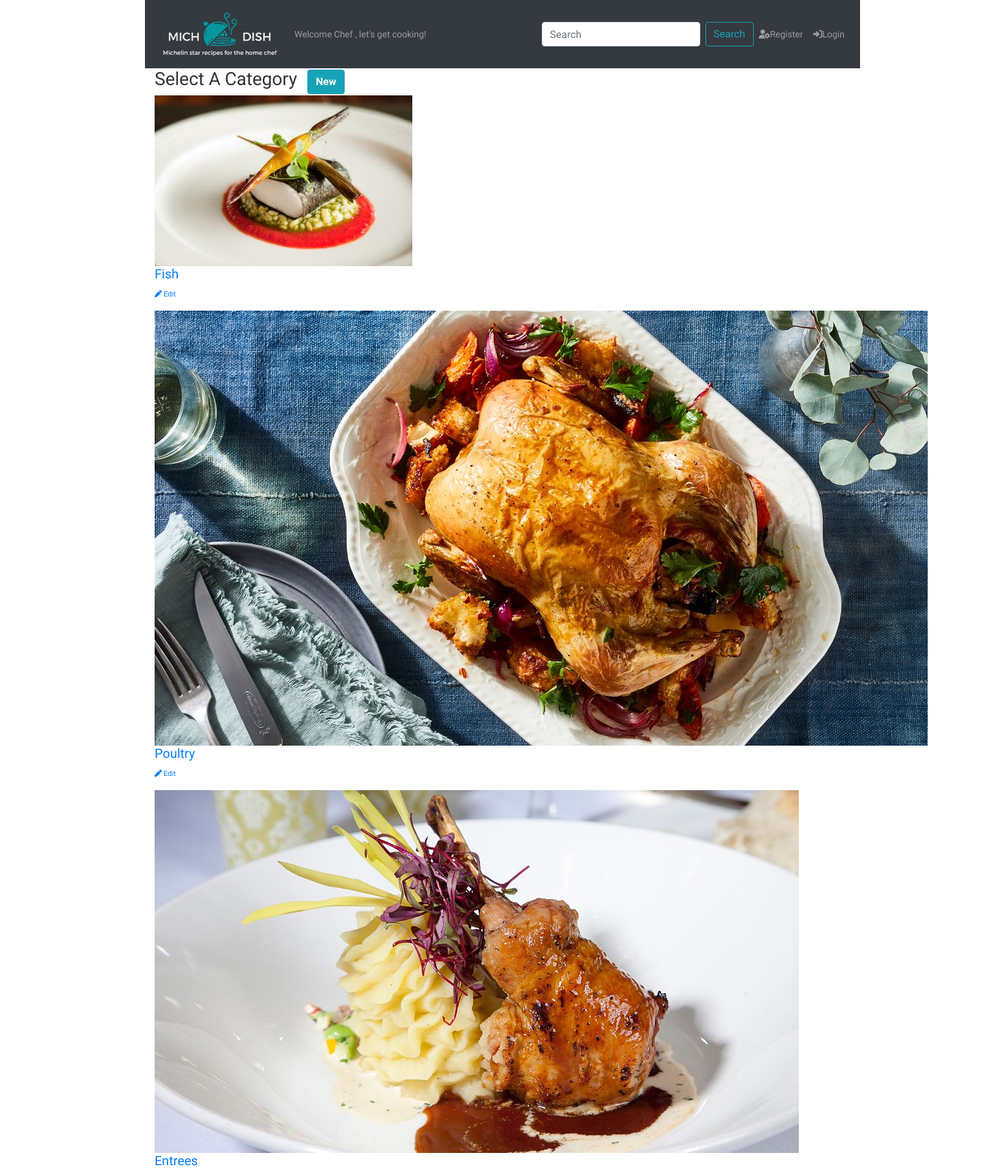
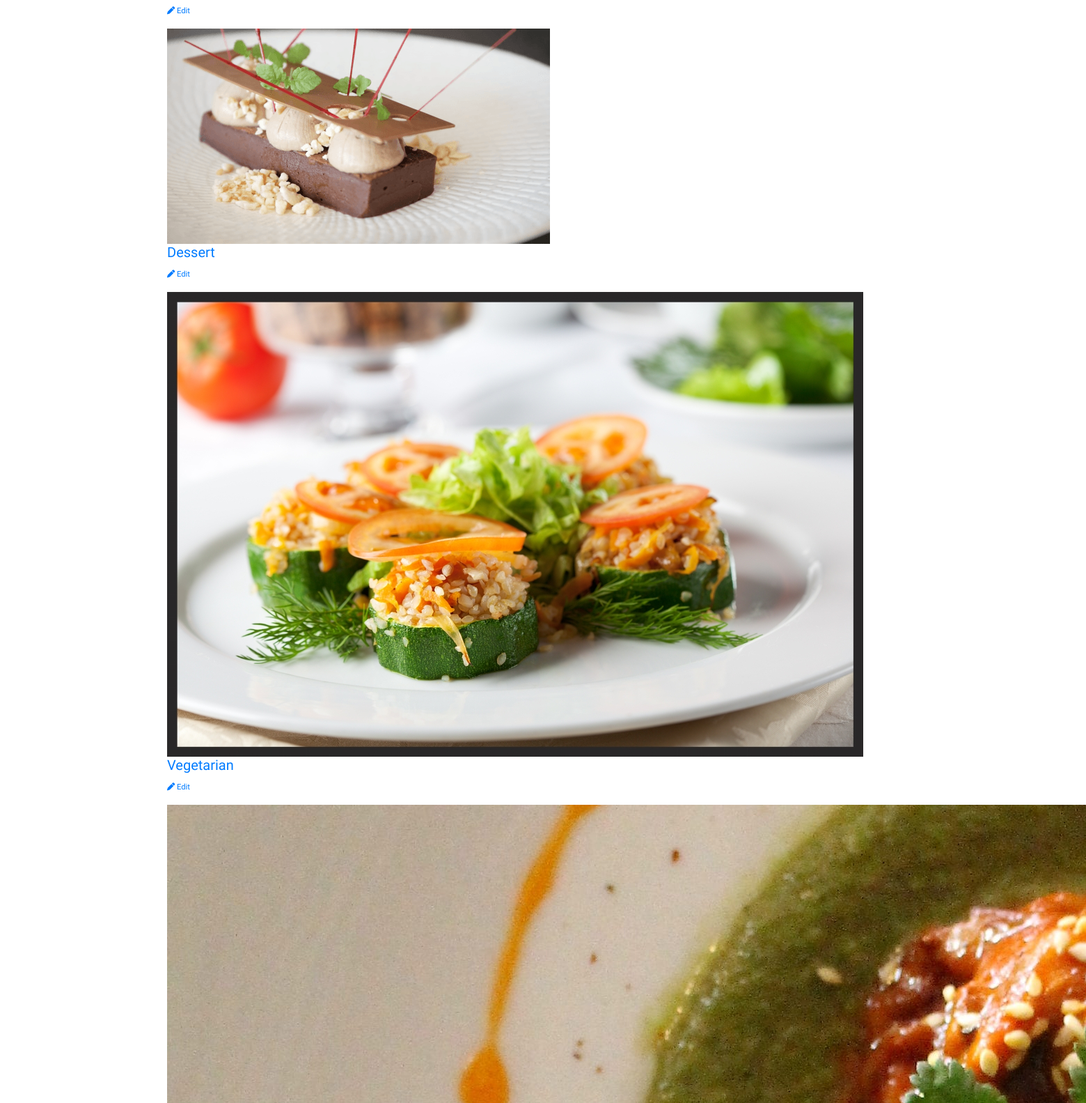
The page /category/ (upper part) on the database its author committed (2 pictures, top to bottom).
### dish/models.py (models this page shows, shortened)
class Category(models.Model):
    name = models.CharField(max_length=20)
    profile_pic = models.ImageField(
        upload_to='categories/',
        default= 'categories/blank-category.jpg',
        blank=True,
        null=True,
        )
    created_at = models.DateField(auto_now_add=True)
    updated_at = models.DateField(auto_now=True)

### dish/views.py (the view)
# urls.py: path('', views.categories, name="categories"),
def categories(request):
    user = request.user #User.objects.get(id=request.session['user_id'])
    categories = Category.objects.all()
    context = {
        'user': user,
        'categories' : categories,
    }
    return render(request, 'dish/categories.html', context)

### dish/templates/dish/categories.html (shortened to what this page needs)
{% extends 'dish/base.html' %}
{% load static %}
{% block css %}
<link rel="stylesheet" href="{% static 'dish/css/categories.css' %}">
{% endblock css %}
{% block profile %}
{% if user.is_authenticated %}
<a href="{% url 'accounts:user_profile' profiled_user_id=user.id %}" class="nav-link"><i
    class="fas fa-user-cog"></i>Profile</a>
{% else %}
<a href="{% url 'accounts:signup' %}" class="nav-link"><i class="fas fa-user-cog"></i>Register</a>
{% endif %}
{% endblock profile %}
{% block login %}
{% if user.is_authenticated %}
<a href="{% url 'logout' %}" class="nav-link"><i class="fas fa-sign-out-alt"></i>Logout</a>
{% else %}
<a href="{% url 'login' %}" class="nav-link"><i class="fas fa-sign-in-alt"></i>Login</a>
{% endif %}
{% endblock login %}
{% block content %}
<div class="container">
  <div class="header d-flex align-items-center">
    <h3 class="mr-3">Select A Category</h3>
    <a href="{% url 'dish:get_category' %}" class="btn btn-info" role="button" style="font-weight:bold;">New</a>
    </div>
  <div id="categories">
    {% for category in categories %}
    <div class="category" id="{{ category.name }}" data-id="{{ category.id }}">
      <a href="/category/{{ category.id }}">
        <img src="{{ category.profile_pic.url }}" alt="Picture of category {{ category.name }}">
        <h5>{{ category.name }}</h5>
        <p class="edit-category" title="Edit" style="color:#009EC3">
          <a href="{% url 'dish:update_category' category_id=category.id %}">
              <small><i class="fas fa-pen"></i> Edit</small>
          </a>
        </p>
      </a>
    </div>
    {% endfor %}
  </div>
</div>
{% endblock %}

### dish/static/dish/css/style.css (style rules this page uses)
* { box-sizing: border-box; }
body { margin: 0; padding: 0; font-size: 14px; font-family: "Roboto","Lucida Grande","DejaVu Sans","Bitstream Vera Sans",Verdana,Arial,sans-serif; color: #333; background: #fff; }

### rows shown on the page
Category: profile_pic (picture), name "Fish"
Category: profile_pic (picture), name "Poultry"
Category: profile_pic (picture), name "Entrees"
Category: profile_pic (picture), name "Dessert"
Category: profile_pic (picture), name "Vegetarian"
Category: profile_pic (picture)
